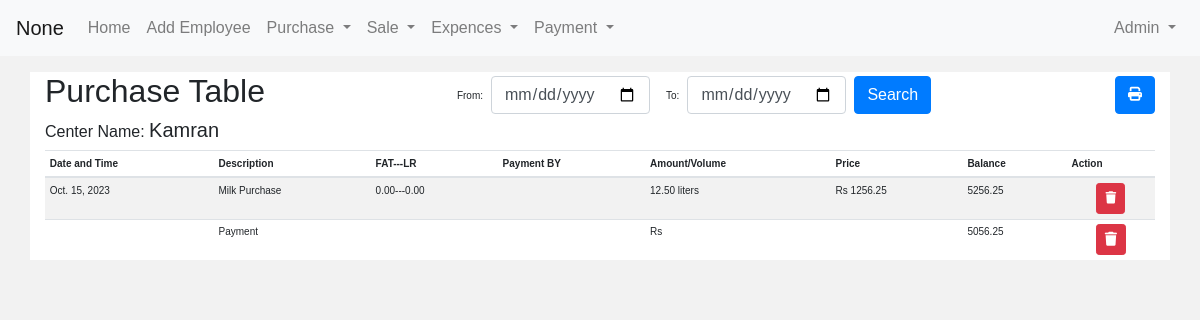
Page /view_center/1/ (signed in) on the committed database.
### Store/models.py (models this page shows, shortened)
class CustomUser(AbstractUser):
    USER_TYPE_CHOICES = [
        ('admin', 'Admin'),
        ('manager', 'Manager'),
        ('customer', 'Customer'),
    ]
    user_type = models.CharField(
        max_length=10,
        choices=USER_TYPE_CHOICES,
        default='customer',
    )
    profile_picture = models.ImageField(upload_to='profile_pictures/', blank=True, null=True)
    phone_number = models.CharField(max_length=15, blank=True, null=True)
    address = models.TextField(blank=True, null=True)
    date_of_birth = models.DateField(blank=True, null=True)
    branch = models.ForeignKey(Branch, on_delete=models.CASCADE, related_name='users', null=True, blank=True)

class Employee(models.Model):
    USER_TYPE_CHOICES = [
        ('supplier', 'Supplier'),
        ('employee', 'Employee'),
        ('customer', 'Customer'),
    ]
    Employee_type = models.CharField(
        max_length=10,
        choices=USER_TYPE_CHOICES,
        default='customer',
    )
    profile_picture = models.ImageField(upload_to='profile_pictures/', blank=True, null=True)
    branch = models.ForeignKey(Branch, on_delete=models.SET_DEFAULT, default=1)
    name = models.CharField(max_length=100)
    phone_number = models.CharField(max_length=15, blank=True, null=True)
    address = models.TextField(blank=True, null=True)
    registration_date = models.DateTimeField(auto_now_add=True)
    opening_balance=models.DecimalField(max_digits=10, decimal_places=2,default=0.00)
    closing_balance=models.DecimalField(max_digits=10, decimal_places=2,default=0.00)

class MilkPurchase(models.Model):
    branch = models.ForeignKey(Branch, on_delete=models.CASCADE)
    milk_center = models.ForeignKey(Employee, on_delete=models.CASCADE)
    purchase_date = models.DateField()
    volume = models.DecimalField(max_digits=10, decimal_places=2)
    price_per_liter = models.DecimalField(max_digits=10, decimal_places=2)
    LR = models.DecimalField(max_digits=10, decimal_places=2,blank=True, null=True)
    Fat = models.DecimalField(max_digits=10, decimal_places=2,blank=True, null=True)
    SNF = models.DecimalField(max_digits=10, decimal_places=2,blank=True, null=True)
    price_on_TS = models.DecimalField(max_digits=10, decimal_places=2,blank=True, null=True)
    total_price = models.DecimalField(max_digits=10, decimal_places=2)
    purchase_datetime = models.DateTimeField(auto_now_add=True)

class CustomerExpence(models.Model):  # Changed "CustomerExpence" to "CustomerExpense"
    branch = models.ForeignKey(Branch, on_delete=models.CASCADE)
    customer = models.ForeignKey(Employee, on_delete=models.CASCADE)
    date = models.DateField()
    expense_type = models.TextField(blank=True, null=True)
    expense_amount = models.DecimalField(max_digits=10, decimal_places=2, null=True)

### Store/views.py (the view)
# urls.py: path('view_center/<int:pid>/', views.view_center, name='view_center'),
def view_center(request, pid):
    selecting_date = None
    ending_date = None
    if request.method == 'POST':
        if 'submit2' in request.POST:
            selecting_date = request.POST.get('from')
            ending_date = request.POST.get('to')
            print(selecting_date, ending_date)
    branch = request.user.branch
    customer = get_object_or_404(Employee, id=pid)
    if selecting_date is not None and ending_date is not None:
        milk_purchases = MilkPurchase.objects.filter(milk_center__id=pid, purchase_date__range=[selecting_date, ending_date])
        payments = MakePayment.objects.filter(milk_center__id=pid, payment_date__range=[selecting_date, ending_date])
        expences = CustomerExpence.objects.filter(customer__id=pid,date__range=[selecting_date, ending_date])
    else:
        milk_purchases = MilkPurchase.objects.filter(milk_center__id=pid)
        payments = MakePayment.objects.filter(milk_center__id=pid)
        expences = CustomerExpence.objects.filter(customer__id=pid)
    milk_purchases = milk_purchases.annotate(source=models.Value('MilkPurchase', output_field=models.CharField()))
    payments = payments.annotate(source=models.Value('MakePayment', output_field=models.CharField()))
    expences = expences.annotate(source=models.Value('Expences', output_field=models.CharField()))
    combined_data = list(milk_purchases) + list(payments)+ list(expences)
    opening_balance = customer.opening_balance  # Get the opening balance from the employee model
    balance = opening_balance  # Initialize balance with the opening balance
    for entry in combined_data:
        if entry.source == 'MilkPurchase':
            balance += entry.total_price
        elif entry.source == 'Expences':
            balance -= entry.expense_amount
        else:
            balance -= entry.amount
        entry.balance = balance
    context = {
        'pid': pid,
        'combined_data': combined_data,
        'customer': customer,
        'opening_balance': opening_balance,
    }
    request.session['Purchase_SD'] = selecting_date
    request.session['Purchase_ED'] = ending_date
    return render(request, 'manager/view_center.html', context)

### Store/templates/manager/view_center.html (shortened to what this page needs)
{% extends 'manager/manager_dashbord.html' %}
{% block content %}
<div class="container bg-white mt-3 " style="font-size: 10px;">
    <div class="d-flex justify-content-between align-items-center">
        <h2>Purchase Table</h2>
        <form method="post" id="my-form" class="form-inline">
            <div class="form-group mx-2">
                <label for="date_field_from" class="mr-2">From:</label>
                <input type="date" id="date_field_from" class="form-control" name="from" required>
            </div>
            <div class="form-group mx-2">
                <label for="date_field_to" class="mr-2">To:</label>
                <input type="date" id="date_field_to" class="form-control" name="to" required>
            </div>
            <button type="submit" name="submit2" class="btn btn-primary">Search</button>
        </form>
        <a class="btn btn-primary" href="{% url 'center_invoice' customer.id %}">
            <i class="fas fa-print fa-sm"></i>
        </a>
    </div>
    <p class="h6">Center Name: <span class="h5">{{customer.name}}</span></p>
    <div class="table-responsive">
        <table class="table table-striped table-sm p-0 m-0">
            <thead>
                <tr>
                    <th>Date and Time</th>
                    <th>Description</th>
                    <th>FAT---LR</th>
                    <th>Payment BY</th>
                    <th>Amount/Volume</th>
                    <th>Price</th>
                    <th>Balance</th>
                    {% if request.user.is_staff %}
                    <th>Action</th>
                  {% endif %}
                </tr>
            </thead>
            <tbody>
                {% for entry in combined_data %}
                <tr>
                    <td>
                        {% if entry.source == 'MilkPurchase' %}
                            {{ entry.purchase_date }}
                        {% else %}
                            {{ entry.payment_date }}
                        {% endif %}
                    </td>
                    <td>
                        {% if entry.source == 'MilkPurchase' %}
                            Milk Purchase
                        {% else %}
                            Payment
                        {% endif %}
                    </td>
                    <td>
                        {% if entry.source == 'MilkPurchase' %}
                            {{entry.Fat}}---{{entry.LR}}
                        {% endif %}
                    </td>
                    <td>
                    </td>
                    <td>
                        {% if entry.source == 'MilkPurchase' %}
                            {{ entry.volume }} liters
                        {% else %}
                            Rs {{ entry.amount }}
                        {% endif %}
                    </td>
                    <td>
                        {% if entry.source == 'MilkPurchase' %}
                           Rs {{ entry.total_price }}
                        {% endif %}
                    </td>
                    <td>
                        {{ entry.balance }}
                    </td>
                    {% if request.user.is_staff %}
                    <td>
                        {% if entry.source == 'MilkPurchase' %}
                        <div class="d-flex justify-content-center">
                            <a class="btn btn-sm btn-danger" onclick="return confirm('Are you sure to Delete ?')" href="{% url 'deleteCenterMilk' entry.id pid %}">
                            </a>
                          </div>
                        {% else %}
                        <div class="d-flex justify-content-center">
                            <a class="btn btn-sm btn-danger" onclick="return confirm('Are you sure to Delete ?')" href="{% url 'deleteCenterPayment' entry.id pid %}">
                              <i class="fas fa-trash fa-xm"></i>
                            </a>
                          </div>
                        {% endif %}
                    </td>
                  {% endif %}
                </tr>
            {% endfor %}
            </tbody>
        </table>
    </div>
</div>
{% endblock content %}

### Store/templates/manager/manager_dashbord.html (shortened to what this page needs)
{% load static %}
<!DOCTYPE html>
<html lang="en">
<head>
<link rel="stylesheet" href="https://stackpath.bootstrapcdn.com/bootstrap/4.5.2/css/bootstrap.min.css">
<link rel="stylesheet" href="https://cdnjs.cloudflare.com/ajax/libs/font-awesome/6.1.0/css/all.min.css">
 <link href="https://cdn.jsdelivr.net/npm/bootstrap-icons@1.18.0/font/bootstrap-icons.css" rel="stylesheet">
</head>
<body>
    <nav class="navbar navbar-expand-lg navbar-light bg-light">
        <a class="navbar-brand" href="/manager_dashbord/">{{request.user.branch}}</a>
        <div class="collapse navbar-collapse" id="navbarNav">
            <ul class="navbar-nav mr-auto">
                <li class="nav-item">
                    <a class="nav-link" href="/manager_dashbord/">Home</a>
                </li>
                <li class="nav-item">
                    <a class="nav-link" href="{% url 'add_vendor'%}">Add Employee</a>
                </li>
                <li class="nav-item dropdown">
                  <a class="nav-link dropdown-toggle" href="#" id="navbarDropdown" role="button" data-bs-toggle="dropdown" aria-expanded="false">
                    Purchase
                  </a>
                </li>
                <li class="nav-item dropdown">
                  <a class="nav-link dropdown-toggle" href="#" id="navbarDropdown" role="button" data-bs-toggle="dropdown" aria-expanded="false">
                    Sale
                  </a>
                </li>
                <li class="nav-item dropdown">
                    <a class="nav-link dropdown-toggle" href="#" id="navbarDropdown" role="button" data-bs-toggle="dropdown" aria-expanded="false">
                      Expences
                    </a>
                  </li>
                <li class="nav-item dropdown">
                    <a class="nav-link dropdown-toggle" href="#" id="navbarDropdown" role="button" data-bs-toggle="dropdown" aria-expanded="false">
                      Payment
                    </a>
                  </li>
            </ul>
            <ul class="navbar-nav ml-auto">
                <li class="nav-item dropdown">
                  <a class="nav-link dropdown-toggle" href="#" id="profileDropdown" role="button" data-toggle="dropdown" aria-haspopup="true" aria-expanded="false">
                    {{request.user.username}}
                  </a>
                </li>
              </ul>
        </div>
    </nav>
    <main>
        {% block content %}{% endblock %}
    </main>
</body>
</html>

### Store/templates/manager/view_center.html (style rules this page uses)
body { font-family: Arial, sans-serif; background-color: #f2f2f2; margin: 0; padding: 0; }

### rows in the picture
CustomUser: user.branch "None", user.username "Admin"
Employee: name "Kamran"
MilkPurchase: purchase_date "Oct. 15, 2023", shows "Milk Purchase", Fat "0.00", LR "0.00", volume "12.50", total_price "1256.25", balance "5256.25"
CustomerExpence: shows "Payment", balance "5056.25"
